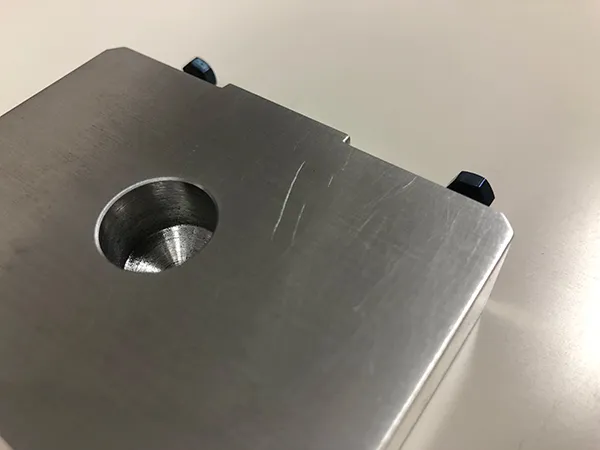
#> input picture test.webp, 600 x 450 px
$ python morph.py test.webp
#> lines starting #> are read from the running program, lines starting #| are printed output that depends on the picture
import cv2
import numpy as np
import sys
import os

args=sys.argv
img_file=args[1]
img=cv2.imread(img_file,0)
#> img: shape (450, 600); min 0, max 255, mean 134.4
kernel=np.ones((5,5),np.uint8)
opening=cv2.morphologyEx(img,cv2.MORPH_OPEN,kernel)
sub=img-opening
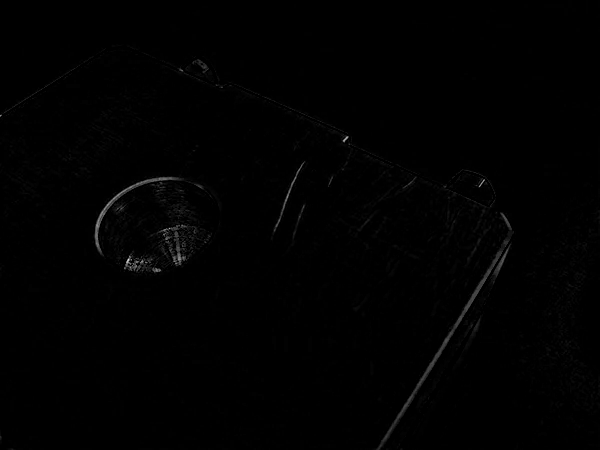
#> sub: shape (450, 600); min 0, max 224, mean 1.2
img=os.path.splitext(img_file)[0]
output="./"+img+"output.png"
cv2.imwrite(output,sub)
